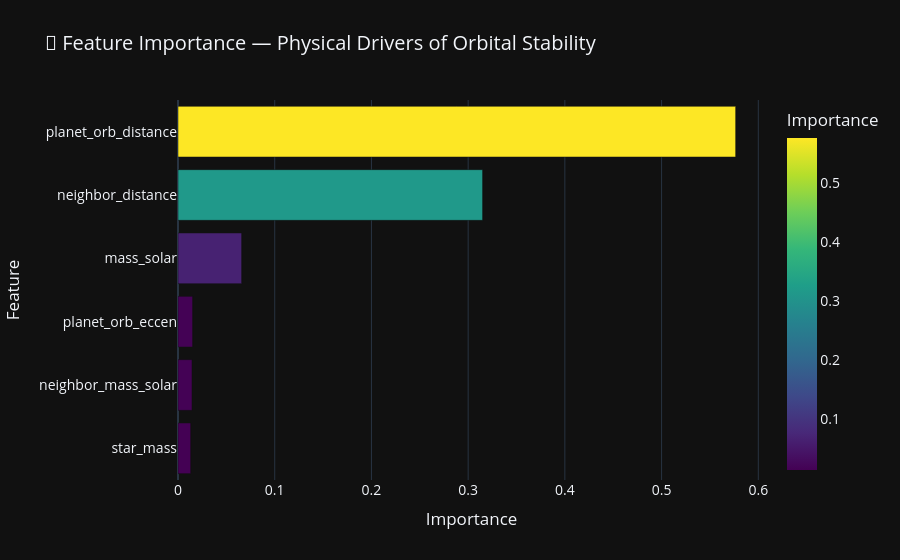

Notebook code for this chart:
### Code cell
import pandas as pd
import plotly.express as px

# Extract feature importance from trained Decision Tree
importance_df = pd.DataFrame({
    "Feature": feature_cols,
    "Importance": model_dt.feature_importances_
}).sort_values(by="Importance", ascending=True)

fig = px.bar(
    importance_df,
    x="Importance",
    y="Feature",
    orientation="h",
    color="Importance",
    color_continuous_scale="viridis",
    title="🌌 Feature Importance — Physical Drivers of Orbital Stability"
)

fig.update_layout(
    template="plotly_dark",
    font=dict(size=14)
)

fig.show()

#Orbital distance and inter-planet spacing dominate stability prediction, which aligns with gravitational dynamics and Hill radius theory, 
# validating the physical consistency of the model.

### Figure 1 — Plotly figure (JSON) as saved in the notebook; plotly's stock layout.template omitted (floating-point values rounded to 4 significant figures)
{"data": [{"hovertemplate": "Importance=%{marker.color}<br>Feature=%{y}<extra></extra>", "legendgroup": "", "marker": {"color": [0.01313, 0.01449, 0.01509, 0.06579, 0.3149, 0.5766], "coloraxis": "coloraxis", "pattern": {"shape": ""}}, "name": "", "orientation": "h", "showlegend": false, "textposition": "auto", "type": "bar", "x": [0.01313, 0.01449, 0.01509, 0.06579, 0.3149, 0.5766], "xaxis": "x", "y": ["star_mass", "neighbor_mass_solar", "planet_orb_eccen", "mass_solar", "neighbor_distance", "planet_orb_distance"], "yaxis": "y"}], "layout": {"barmode": "relative", "coloraxis": {"colorbar": {"title": {"text": "Importance"}}, "colorscale": [[0, "#440154"], [0.1111, "#482878"], [0.2222, "#3e4989"], [0.3333, "#31688e"], [0.4444, "#26828e"], [0.5556, "#1f9e89"], [0.6667, "#35b779"], [0.7778, "#6ece58"], [0.8889, "#b5de2b"], [1, "#fde725"]]}, "font": {"size": 14}, "legend": {"tracegroupgap": 0}, "title": {"text": "🌌 Feature Importance — Physical Drivers of Orbital Stability"}, "xaxis": {"anchor": "y", "domain": [0, 1], "title": {"text": "Importance"}}, "yaxis": {"anchor": "x", "domain": [0, 1], "title": {"text": "Feature"}}}}
